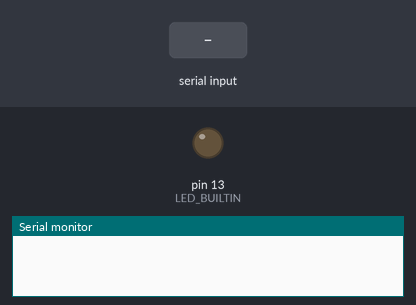
A sketch run on a simulated Arduino Uno, built with avr-gcc and run on an emulated ATmega328P. Parts: output pins drawn as LEDs (lit = HIGH), the last lines printed to the serial monitor. Inputs (shaded band) come from the test bench.

Above: at 1.2 s.
1.3 s: "1" received over Serial
At 3.1 s:
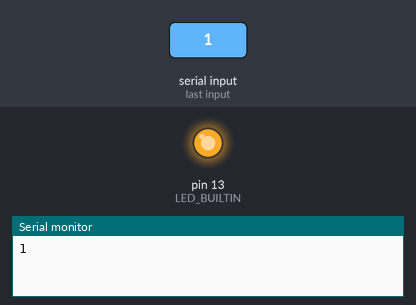
4.3 s: "0" received over Serial
Timing chart, 0 to 12.8 s (numbered marks = the images above; inputs shaded):
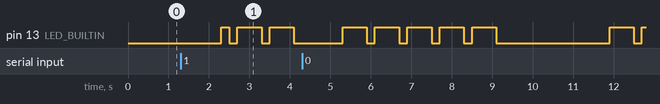

The sketch:

morsecode.ino
```cpp
#define UNIT_DURATION_MS 200
#define DOT_DURATION_MS UNIT_DURATION_MS
#define DASH_DURATION_MS  (UNIT_DURATION_MS * 3)
#define DEFAULT_SPACE_MS  UNIT_DURATION_MS
#define LETTER_SPACE_MS (UNIT_DURATION_MS * 3)
#define WORD_SPACE_MS (UNIT_DURATION_MS * 7)

#define SENTINEL '!'

enum Code {
  Dot,
  Dash
};

struct CodeAndLength {
  Code* code;
  uint8_t length;
};

const Code A[] = { Code::Dot, Code::Dash };                         // .-
const Code B[] = { Code::Dash, Code::Dot, Code::Dot, Code::Dot };   // -...
const Code C[] = { Code::Dash, Code::Dot, Code::Dash, Code::Dot };  // -.-.
const Code D[] = { Code::Dash, Code::Dot, Code::Dot };              // -..
const Code E[] = { Code::Dot };                                     // .
const Code F[] = { Code::Dot, Code::Dot, Code::Dash, Code::Dot };   // ..-.
const Code G[] = { Code::Dash, Code::Dash, Code::Dot };             // --.
const Code H[] = { Code::Dot, Code::Dot, Code::Dot, Code::Dot };    // ....
const Code I[] = { Code::Dot, Code::Dot };                          // ..
const Code J[] = { Code::Dot, Code::Dash, Code::Dash, Code::Dash }; // .---
const Code K[] = { Code::Dash, Code::Dot, Code::Dash };             // -.-
const Code L[] = { Code::Dot, Code::Dash, Code::Dot, Code::Dot };   // .-..
const Code M[] = { Code::Dash, Code::Dash };                        // --
const Code N[] = { Code::Dash, Code::Dot };                         // -.
const Code O[] = { Code::Dash, Code::Dash, Code::Dash };            // ---
const Code P[] = { Code::Dot, Code::Dash, Code::Dash, Code::Dot };  // .--.
const Code Q[] = { Code::Dash, Code::Dash, Code::Dot, Code::Dash }; // --.-
const Code R[] = { Code::Dot, Code::Dash, Code::Dot };              // .-.
const Code S[] = { Code::Dot, Code::Dot, Code::Dot };               // ...
const Code T[] = { Code::Dash };                                    // -
const Code U[] = { Code::Dot, Code::Dot, Code::Dash };              // ..-
const Code V[] = { Code::Dot, Code::Dot, Code::Dot, Code::Dash };   // ...-
const Code W[] = { Code::Dot, Code::Dash, Code::Dash };             // .--
const Code X[] = { Code::Dash, Code::Dot, Code::Dot, Code::Dash };  // -..-
const Code Y[] = { Code::Dash, Code::Dot, Code::Dash, Code::Dash }; // -.--
const Code Z[] = { Code::Dash, Code::Dash, Code::Dot, Code::Dot };  // --..

const Code ONE[] = { Code::Dot, Code::Dash, Code::Dash, Code::Dash, Code::Dash };   // .----
const Code TWO[] = { Code::Dot, Code::Dot, Code::Dash, Code::Dash, Code::Dash };   // ..---
const Code THREE[] = { Code::Dot, Code::Dot, Code::Dot, Code::Dash, Code::Dash };   // ...--
const Code FOUR[] = { Code::Dot, Code::Dot, Code::Dot, Code::Dot, Code::Dash };   // ....-
const Code FIVE[] = { Code::Dot, Code::Dot, Code::Dot, Code::Dot, Code::Dot };   // .....
const Code SIX[] = { Code::Dash, Code::Dot, Code::Dot, Code::Dot, Code::Dot };   // -....
const Code SEVEN[] = { Code::Dash, Code::Dash, Code::Dot, Code::Dot, Code::Dot };   // --...
const Code EIGHT[] = { Code::Dash, Code::Dash, Code::Dash, Code::Dot, Code::Dot };   // ---..
const Code NINE[] = { Code::Dash, Code::Dash, Code::Dash, Code::Dash, Code::Dot };   // ----.
const Code ZERO[] = { Code::Dash, Code::Dash, Code::Dash, Code::Dash, Code::Dash }; // -----

Code *codes[] = { A, B, C, D, E, F, G, H, I, J, K, L, M, N, O, P, Q, R, S, T, U, V, W, X, Y, Z, ZERO, ONE, TWO, THREE, FOUR, FIVE, SIX, SEVEN, EIGHT, NINE };
uint8_t code_lengths[] = { 2, 4, 4, 3, 1, 4, 3, 4, 2, 4, 3, 4, 2, 2, 3, 4, 4, 3, 3, 1, 3, 4, 3, 4, 4, 4 };

uint16_t letter_index = 0;
uint16_t code_index = 0;
CodeAndLength current_cal { nullptr, 0 };

bool blinking = false;
String user_input = "";


void dot() {
    //Serial.println("DOT");
    digitalWrite(LED_BUILTIN, HIGH);
    delay(DOT_DURATION_MS);
}

void dash() {
    //Serial.println("DASH");
    digitalWrite(LED_BUILTIN, HIGH);
    delay(DASH_DURATION_MS);
}

void default_space() {
  //Serial.println("PAUSE");
  digitalWrite(LED_BUILTIN, LOW);
  delay(DEFAULT_SPACE_MS);
}

void letter_space() {
  //Serial.println("LETTER PAUSE");
  digitalWrite(LED_BUILTIN, LOW);
  delay(LETTER_SPACE_MS);
}

void word_space() {
  //Serial.println("WORD PAUSE");
  digitalWrite(LED_BUILTIN, LOW);
  delay(WORD_SPACE_MS);
}

CodeAndLength next_letter() {
  CodeAndLength cal { nullptr, 0 };

  if (letter_index >= user_input.length())
    return cal;

  char c = user_input[letter_index];
  uint8_t letter = (uint8_t)c;

  // Serial.print("Next letter is: ");
  // Serial.println(c);

  // Check for letter
  if (letter > 96 && letter < 123)
  {
    uint8_t index = letter - 97;
    cal.code = codes[index];
    cal.length = code_lengths[index];
  }
  // Check for digit
  else if (letter > 47 && letter < 58)
  {
    cal.code = codes[letter - 22]; // + 26 - 48
    cal.length = 5;
  }

  return cal;
}


void do_blink()
{
  if (letter_index >= user_input.length())
  {
    // loop back to start of string.
    letter_index = 0;
    code_index = 0;
    current_cal = next_letter();

    // Do a long pause.
    word_space();
    return;
  }

  // Somewhere in the middle of a letter.
  Code &code = current_cal.code[code_index];
  if (code == Code::Dot)
    dot();
  else
    dash();

  code_index += 1;

  if (code_index >= current_cal.length)
  {
    letter_index += 1;
    code_index = 0;
    current_cal = next_letter();

    if (current_cal.code == nullptr)
    {
      // Space between words.
      word_space();
    }
    else
    {
      // Space between letters.
      letter_space();
    }
  }
  else
  {
    // Regular pause.
    default_space();
  }
}

void setup() {
  // initialize digital pin LED_BUILTIN as an output.
  pinMode(LED_BUILTIN, OUTPUT);
  Serial.begin(9600);
}

// the loop function runs over and over again forever
void loop() {
  if (Serial.available() > 0)
  {
      String str = Serial.readString();

      // Check to reset.
      if (str.indexOf(SENTINEL) != -1)
      {
        // Found the sentinel.
        Serial.println("Received sentinel value.");

        user_input = "";
        blinking = false;
      }
      else
      {
        str.trim();
        str.toLowerCase();

        //Serial.print("I received: ");
        Serial.println(str);

        user_input = str;
        blinking = true;
        letter_index = 0;
        code_index = 0;
        current_cal = next_letter();
      }
  }

  if (blinking)
  {
    do_blink();
  }
}
```

Measured:
- after the input at 1.3 s, pin 13 (LED_BUILTIN): LOW → HIGH after 1.0 s, then repeats every 0.80 s: LOW 0.20 s, HIGH 0.60 s
